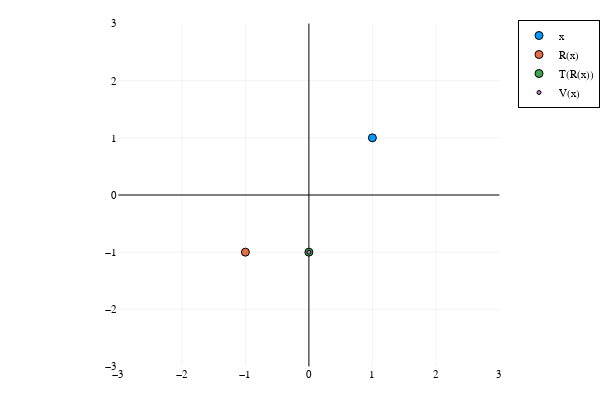

Here is the notebook cell this chart was saved with:
### Code cell
x = F(cl.e1 + cl.e2)
Rx= R*x*reverse(R)
Tx= Tt*Rx*reverse(Tt)
Vx= V*x*reverse(V)

scatter([x.e1],[x.e2],xlims=(-3,3),ylims=(-3,3), aspect_ratio=1,label="x")

scatter!([Rx.e1],[Rx.e2],xlims=(-3,3),ylims=(-3,3), aspect_ratio=1,label="R(x)")
scatter!([Tx.e1],[Tx.e2],xlims=(-3,3),ylims=(-3,3), aspect_ratio=1,label="T(R(x))",framestyle=:zerolines)
scatter!([Vx.e1],[Vx.e2],xlims=(-3,3),ylims=(-3,3), aspect_ratio=1,label="V(x)",markersize=2)

### Figure 1 — Plotly figure (JSON) as saved in the notebook; plotly's stock layout.template omitted (floating-point values rounded to 4 significant figures)
{"data": [{"colorbar": {"len": 0.9525, "title": {"text": ""}, "x": 0.8323, "y": 0.5139}, "legendgroup": "x", "marker": {"color": "rgba(0, 154, 250, 1.000)", "line": {"color": "rgba(0, 0, 0, 1)", "width": 1}, "size": 8, "symbol": "circle"}, "mode": "markers", "name": "x", "showlegend": true, "type": "scatter", "x": [1], "xaxis": "x", "y": [1], "yaxis": "y", "zmax": null, "zmin": null}, {"colorbar": {"len": 0.9525, "title": {"text": ""}, "x": 0.8323, "y": 0.5139}, "legendgroup": "R(x)", "marker": {"color": "rgba(227, 111, 71, 1.000)", "line": {"color": "rgba(0, 0, 0, 1)", "width": 1}, "size": 8, "symbol": "circle"}, "mode": "markers", "name": "R(x)", "showlegend": true, "type": "scatter", "x": [-1], "xaxis": "x", "y": [-1.0], "yaxis": "y", "zmax": null, "zmin": null}, {"colorbar": {"len": 0.9525, "title": {"text": ""}, "x": 0.8323, "y": 0.5139}, "legendgroup": "T(R(x))", "marker": {"color": "rgba(62, 164, 78, 1.000)", "line": {"color": "rgba(0, 0, 0, 1)", "width": 1}, "size": 8, "symbol": "circle"}, "mode": "markers", "name": "T(R(x))", "showlegend": true, "type": "scatter", "x": [0], "xaxis": "x", "y": [-1.0], "yaxis": "y", "zmax": null, "zmin": null}, {"colorbar": {"len": 0.9525, "title": {"text": ""}, "x": 0.8323, "y": 0.5139}, "legendgroup": "V(x)", "marker": {"color": "rgba(195, 113, 210, 1.000)", "line": {"color": "rgba(0, 0, 0, 1)", "width": 1}, "size": 4, "symbol": "circle"}, "mode": "markers", "name": "V(x)", "showlegend": true, "type": "scatter", "x": [-1.11e-16], "xaxis": "x", "y": [-1.0], "yaxis": "y", "zmax": null, "zmin": null}], "layout": {"annotations": [], "height": 400, "legend": {"bgcolor": "rgba(255, 255, 255, 1.000)", "bordercolor": "rgba(0, 0, 0, 1)", "borderwidth": 1, "font": {"color": "rgba(0, 0, 0, 1)", "family": "sans-serif", "size": 11}, "title": {"font": {"color": "rgba(0, 0, 0, 1)", "family": "sans-serif", "size": 15}, "text": ""}, "tracegroupgap": 0, "traceorder": "normal", "x": 1, "xanchor": "auto", "y": 1, "yanchor": "auto"}, "margin": {"b": 20, "l": 0, "r": 0, "t": 20}, "paper_bgcolor": "rgba(255, 255, 255, 1.000)", "plot_bgcolor": "rgba(255, 255, 255, 1.000)", "showlegend": true, "width": 600, "xaxis": {"anchor": "y", "domain": [0.1973, 0.8323], "gridcolor": "rgba(0, 0, 0, 0.1)", "gridwidth": 0.5, "linecolor": "rgba(0, 0, 0, 1)", "mirror": false, "range": [-3, 3], "showgrid": true, "showline": false, "showticklabels": true, "tickangle": 0, "tickcolor": "rgba(0, 0, 0, 0)", "tickfont": {"color": "rgba(0, 0, 0, 1)", "family": "sans-serif", "size": 11}, "tickmode": "array", "ticks": "inside", "ticktext": ["−3", "−2", "−1", "0", "1", "2", "3"], "tickvals": [-3, -2, -1, 0, 1, 2, 3], "title": {"font": {"color": "rgba(0, 0, 0, 1)", "family": "sans-serif", "size": 15}, "text": ""}, "type": "linear", "visible": true, "zeroline": true, "zerolinecolor": "rgba(0, 0, 0, 1)"}, "yaxis": {"anchor": "x", "domain": [0.03762, 0.9902], "gridcolor": "rgba(0, 0, 0, 0.1)", "gridwidth": 0.5, "linecolor": "rgba(0, 0, 0, 1)", "mirror": false, "range": [-3, 3], "showgrid": true, "showline": false, "showticklabels": true, "tickangle": 0, "tickcolor": "rgba(0, 0, 0, 0)", "tickfont": {"color": "rgba(0, 0, 0, 1)", "family": "sans-serif", "size": 11}, "tickmode": "array", "ticks": "inside", "ticktext": ["−3", "−2", "−1", "0", "1", "2", "3"], "tickvals": [-3, -2, -1, 0, 1, 2, 3], "title": {"font": {"color": "rgba(0, 0, 0, 1)", "family": "sans-serif", "size": 15}, "text": ""}, "type": "linear", "visible": true, "zeroline": true, "zerolinecolor": "rgba(0, 0, 0, 1)"}}}
